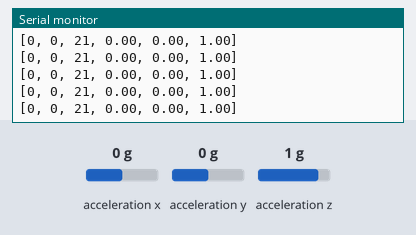
Simulated run of this sketch. Board: Arduino Uno, built with avr-gcc and run on an emulated ATmega328P. On the bench: the last lines printed to the serial monitor. The test bench sets the inputs (shaded band); at power-on: acceleration x 0 g, acceleration z 1 g, acceleration y 0 g.

Above: at 1.2 s.
1.3 s: acceleration x set to -1.4 g
At 1.32 s:
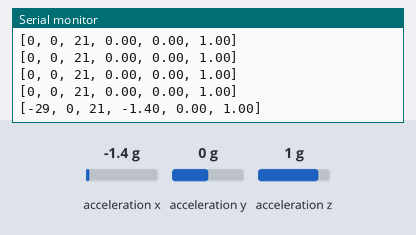
4.3 s: acceleration z set to 0 g
At 4.34 s:
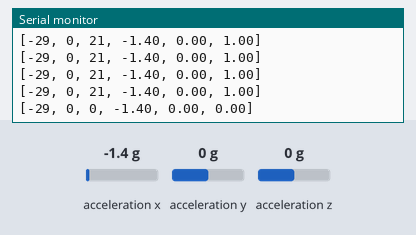
7.3 s: acceleration y set to -1.4 g
At 7.31 s:
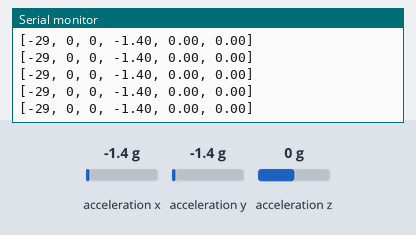
8.8 s: acceleration x set to 0 g
At 8.82 s:
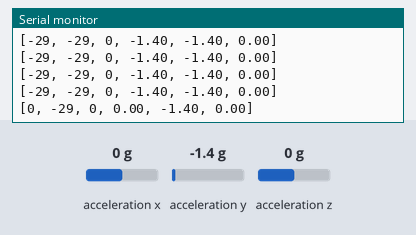
11.8 s: acceleration y set to 0 g
At 11.84 s:
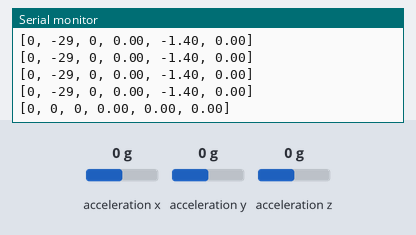

The sketch:

Testingfile.ino
```cpp
/*****************************************************************************/
//	Function:    Get the accelemeter of the x/y/z axis.
//  Hardware:    Grove - 3-Axis Digital Accelerometer(±1.5g)
//	Arduino IDE: Arduino-1.0
//	Author:	 Frankie.Chu
//	Date: 	 Jan 10,2013
//	Version: v0.9b
//	by www.seeedstudio.com
//
//  This library is free software; you can redistribute it and/or
//  modify it under the terms of the GNU Lesser General Public
//  License as published by the Free Software Foundation; either
//  version 2.1 of the License, or (at your option) any later version.
//
//  This library is distributed in the hope that it will be useful,
//  but WITHOUT ANY WARRANTY; without even the implied warranty of
//  MERCHANTABILITY or FITNESS FOR A PARTICULAR PURPOSE.  See the GNU
//  Lesser General Public License for more details.
//
//  You should have received a copy of the GNU Lesser General Public
//  License along with this library; if not, write to the Free Software
//  Foundation, Inc., 51 Franklin St, Fifth Floor, Boston, MA  02110-1301  USA
//
/*******************************************************************************/

#include <Wire.h>
#include "MMA7660.h"
MMA7660 accelemeter;
void setup()
{
	accelemeter.init();
	Serial.begin(9600);
}
void loop()
{
	int8_t x;
	int8_t y;
	int8_t z;
	float ax,ay,az;
	accelemeter.getXYZ(&x,&y,&z);

	//Serial.print("x = ");
   Serial.print("[");
    Serial.print(x);
    //Serial.print("y = ");
    Serial.print(", ");
    Serial.print(y);
    Serial.print(", ");
    //Serial.print("z = ");
    Serial.print(z);
    Serial.print(", ");

	accelemeter.getAcceleration(&ax,&ay,&az);
    //Serial.println("accleration of X/Y/Z: ");
	Serial.print(ax);
	Serial.print(", ");
	Serial.print(ay);
	Serial.print(", ");
	Serial.print(az);
	Serial.println("]");
	delay(50);
}
```

Measured:
- after the input at 1.3 s, the serial monitor: prints a new line at once (image 1)
- after the input at 4.3 s, the serial monitor: prints a new line at once (image 2)
- after the input at 8.8 s, the serial monitor: prints a new line at once (image 4)
- after the input at 11.8 s, the serial monitor: prints a new line at once (image 5)
